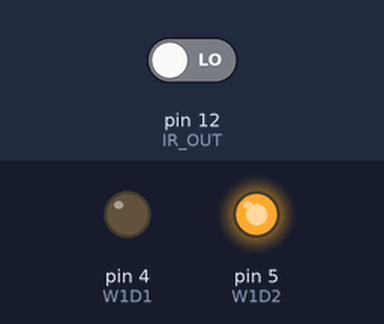
The sketch below on a simulated Arduino Uno, built with avr-gcc and run on an emulated ATmega328P. Parts: output pins drawn as LEDs (lit = HIGH). Inputs (shaded band) come from the test bench; at power-on: pin 12 (IR_OUT) LOW. Pins used as bus, display or sensor lines are not drawn.

Above: at 1.2 s.
1.3 s: pin 12 (IR_OUT) driven HIGH
At 2.0 s:
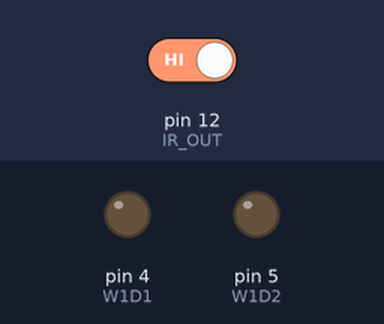
2.8 s: pin 12 (IR_OUT) driven LOW
At 3.1 s:
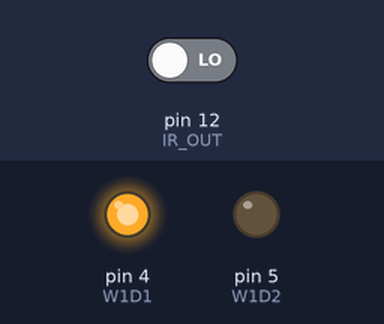
Timing chart, 0 to 5.8 s (numbered marks = the images above; inputs shaded):
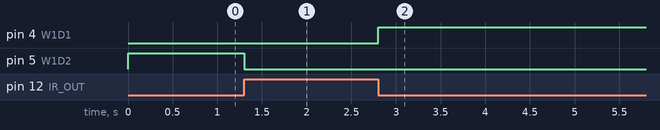

Measured:
- after the input at 1.3 s, pin 5 (W1D2): HIGH → LOW at once
- after the input at 2.8 s, pin 4 (W1D1): LOW → HIGH at once

The sketch:

gaadi001.ino
```cpp
#define W1D1 4
#define W1D2 5

#define  IR_VCC 13
#define IR_OUT 12

void setup() {
  // put your setup code here, to run once:
  pinMode(W1D1, OUTPUT);
  pinMode(W1D2, OUTPUT);


  pinMode(IR_VCC, OUTPUT);
  digitalWrite(IR_VCC, HIGH);

  pinMode(IR_OUT, INPUT);

  // pinMode(MC, OUTPUT);
}

void rotateRWheel(int direction) {
  digitalWrite(W1D1, max(-direction, 0));
  digitalWrite(W1D2, max(direction, 0));
}

bool rotateForward = true, ir0 = digitalRead(IR_OUT);

void loop() {
  // put your main code here, to run repeatedly:
  bool ir = digitalRead(IR_OUT);

  if (ir) {
    rotateRWheel(0);

    if (ir != ir0) {
      rotateForward = !rotateForward;
    }
  } else {
    if (rotateForward) {
      rotateRWheel(1);
    } else {
      rotateRWheel(-1);
    }
  }
}
```
